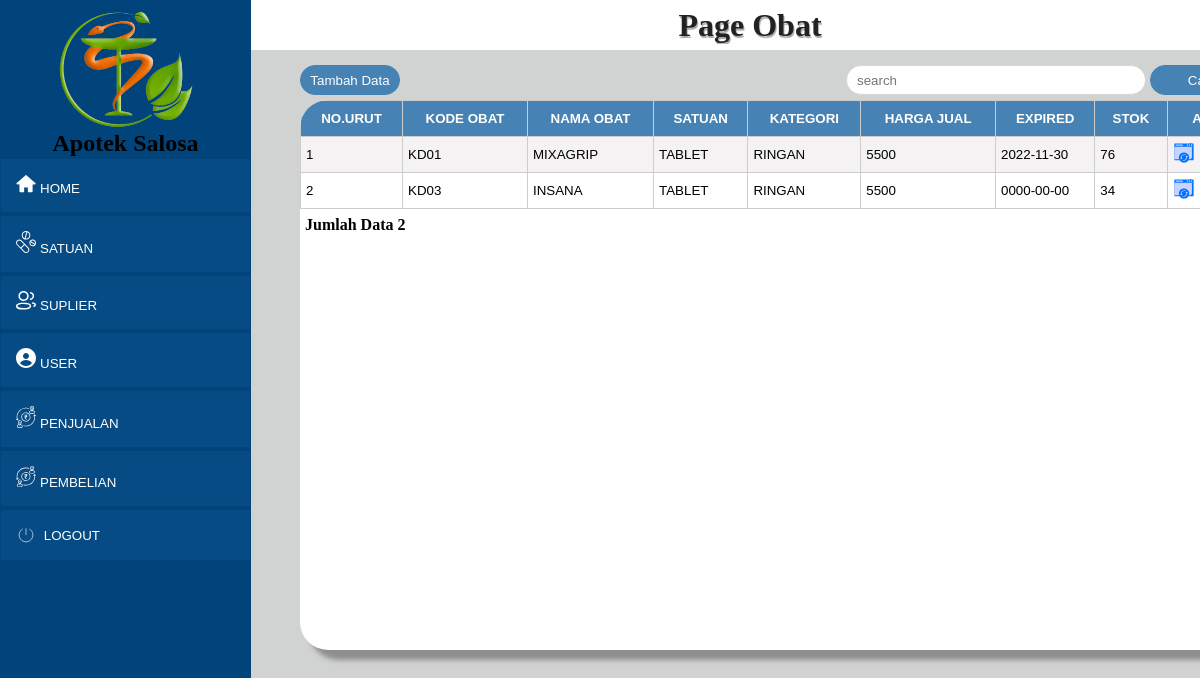
The page /obat/obat.php on the database its author committed.
### tables this page shows
CREATE TABLE `obat` (
  `id_obat` int(11) NOT NULL,
  `kode_obat` varchar(255) NOT NULL,
  `nama_obat` varchar(255) NOT NULL,
  `satuan` varchar(255) NOT NULL,
  `kategori` varchar(255) NOT NULL,
  `harga_beli` int(11) NOT NULL,
  `harga_jual` int(11) NOT NULL,
  `expired` date NOT NULL,
  `stock` int(255) NOT NULL
);

### obat/obat.php (the view, shortened to what this page needs)
<?php
require 'functionobat.php';
$jumlahDataPerHalaman = 5;
$query = mysqli_query($conn, 'SELECT * FROM obat');
$jumlahData = mysqli_num_rows($query);
$halamanAktif = isset($_GET['halaman']) ? $_GET['halaman'] : 1;
$awalData = $jumlahDataPerHalaman * $halamanAktif - $jumlahDataPerHalaman;
if (isset($_POST['cari'])) {
    $keyword = $_POST['keyword'];
    $obat = mysqli_query(
        $conn,
        "SELECT * FROM obat  WHERE
   kode_obat LIKE '%$keyword%' OR
   nama_obat LIKE '%$keyword%'
    "
    );
} else {
    $obat = mysqli_query(
        $conn,
        "SELECT * FROM obat LIMIT $awalData,$jumlahDataPerHalaman "
    );
}
$no = 1;
?>
<!DOCTYPE html>
<html lang="en">
<head>
    <link rel="stylesheet" href="../css/obat.css" >
    <link rel="stylesheet" href="style.css" >
</head>
<body>
    <div class="container-obat">
        <div class="navbar">
            <h2>Page Obat</h2>
        </div>
        <div class="tambah">
            <a href="tambahobat.php">
            <button >Tambah Data</button>
            </a>
            <div class="keyword">
                <form action="" method="post">
            <input class="cari" type="text" name="keyword" autofocus placeholder="search" autocomplete="of">
            <button type="submit" name="cari">Cari</button>
            </form>
            </div>
        </div>
        <div class="content">
      <table border="1" cellspacing="0">
      <tr>
                <th>NO.URUT</th>
                <th>KODE OBAT</th>
                <th>NAMA OBAT</th>
                <th>SATUAN</th>
                <th>KATEGORI</th>
                <th>HARGA JUAL</th>
                <th>EXPIRED</th>
                <th>STOK</th>
                <th colspan="2">AKSI</th>
     </tr>
        <?php while ($row = mysqli_fetch_assoc($obat)): ?>
        <tr>
           <td><?= $no ?></td>
           <td><?= $row['kode_obat'] ?></td>
           <td><?= $row['nama_obat'] ?></td>
           <td><?= $row['satuan'] ?></td>
           <td><?= $row['kategori'] ?></td>
           <td><?= $row['harga_jual'] ?></td>
           <td><?= $row['expired'] ?></td>
           <td><?= $row['stock'] ?></td>
           <td>
            <a href="ubah.php?ubah=<?php echo $row['id_obat']; ?>">
                <img class="edit" src="../image/update.svg" alt="">
            </a>
           </td>
        </tr>
           <?php $no++; ?>
        <?php endwhile; ?>
      </table>
      <div class="content-navigasi">
      <div class="jmldata">
      <p>Jumlah Data <?= $jumlahData ?></p>
      </div>
        </div>
        </div>
    <div class="sidebar">
            <img src="../image/apotek1.png" alt="logo" >
            <h2>Apotek Salosa</h2>
            <div class="home">
                <a href="../home.php">
                <img src="../image/home.png" alt="home"class="img">
                <button type="button">HOME</button>
                </a>
            </div>
            <div class="satuan">
                <a href="../satuan/satuan.php">
                <img src="../image/obatn.svg" alt="satuan" class="img">
                <button type="button">SATUAN</button>
                </a>
            </div>
            <div class="suplier">
                <a href="../suplier/suplier.php">
                <img src="../image/user1.svg" alt="suplier" class="img">
                <button type="button">SUPLIER</button>
                </a>
            </div>
            <div class="user">
                <a href="../user/user.php">
                <img src="../image/user2.svg" alt="user" class="img">
                <button type="button">USER</button>
                </a>
            </div>
            <div class="penjualan">
                <a href="../penjualan/penjualan.php">
                <img src="../image/transaksi.svg" alt="penjualan" class="img">
                <button type="button">PENJUALAN</button>
                </a>
            </div>
            <div class="pembelian">
                <a href="../pembelian/pembelian.php">
                <img src="../image/transaksi.svg" alt="pembelian" class="img">
                <button type="button">PEMBELIAN</button>
                </a>
            </div>
            <div class="logout">
                <img src="../image/logout.svg" alt="logout" class="img">
                <a href="../login.php">
                <button type="button">LOGOUT</button>
            </a>
            </div>
        </div>
    </div>
</body>
</html>

### css/obat.css (style rules this page uses)
* { margin: 0; padding: 0; box-sizing: border-box; overflow: hidden; }
.container-obat { width: 100%; height: 100vh; background-color: rgb(209, 210, 210); }
.container-obat .navbar { width: 100vw; height: 50px; background-color: #fff; padding-left: 300px; display: flex; align-items: center; justify-content: center; }
.navbar h2 { font-size: 32px; color: #222; text-shadow: 1px 2px 1px #a5a5a5; }
.tambah { margin-top: 15px; margin-left: 300px; width: 950px; display: flex; align-items: center; justify-content: space-between; }
.tambah .cari { margin-left: 0; width: 300px; height: 30px; border: 1px solid #dad6d6; padding-left: 10px; }
.tambah button { width: 100px; height: 30px; background-color: steelblue; color: #fff; border: 1px solid steelblue; border-radius: 16px; margin-right: 5px; margin: 0 0 5px 0; }
.container-obat .content { width: 950px; height: 550px; background-color: #fff; margin: 0 20px 100px 300px; box-shadow: 10px 10px 5px #8f8e8e; border-radius: 28px; }
.container-obat .sidebar { width: 251px; height: 100%; background-color: rgb(1, 68, 123); padding: 10px 1px; display: flex; align-items: center; flex-direction: column; position: fixed; top: 0; left: 0; }
.container-obat .sidebar img { width: 150px; }
.container-obat .sidebar .home { width: 100%; padding: 15px 160px 15px 15px; background-color: rgba(13, 82, 139, 0.5); display: flex; justify-content: space-between; align-items: center; cursor: pointer; margin: 2px 0; }
.sidebar .home .img { width: 20px; }
.sidebar .home button { background-color: transparent; border: none; color: white; }
.container-obat .sidebar .satuan { width: 100%; padding: 15px 147px 15px 15px; background-color: rgba(13, 82, 139, 0.5); display: flex; justify-content: space-between; align-items: center; cursor: pointer; margin: 2px 0; }
.sidebar .satuan .img { width: 20px; }
.sidebar .satuan button { background-color: transparent; border: none; color: white; }
.container-obat .sidebar .suplier { width: 100%; padding: 15px 143px 15px 15px; background-color: rgba(13, 82, 139, 0.5); display: flex; justify-content: space-between; align-items: center; cursor: pointer; margin: 2px 0; }
.sidebar .suplier .img { width: 20px; }
.sidebar .suplier button { background-color: transparent; border: none; color: white; }
.container-obat .sidebar .user { width: 100%; padding: 15px 162px 15px 15px; background-color: rgba(13, 82, 139, 0.5); display: flex; justify-content: space-between; align-items: center; cursor: pointer; margin: 2px 0; }
.sidebar .user .img { width: 20px; }
.sidebar .user button { background-color: transparent; border: none; color: white; }
.container-obat .sidebar .penjualan { width: 100%; padding: 15px 126px 15px 15px; background-color: rgba(13, 82, 139, 0.5); display: flex; justify-content: space-between; align-items: center; cursor: pointer; margin: 2px 0; }
.sidebar .penjualan .img { width: 20px; }
.sidebar .penjualan button { background-color: transparent; border: none; color: white; }
.container-obat .sidebar .pembelian { width: 100%; padding: 15px 126px 15px 15px; background-color: rgba(13, 82, 139, 0.5); display: flex; justify-content: space-between; align-items: center; cursor: pointer; margin: 2px 0; }
.sidebar .pembelian .img { width: 20px; }
.sidebar .pembelian button { background-color: transparent; border: none; color: white; }
.container-obat .sidebar .logout { width: 100%; padding: 15px 150px 15px 15px; background-color: rgba(13, 82, 139, 0.5); display: flex; justify-content: space-between; align-items: center; cursor: pointer; margin: 2px 0; }
.sidebar .logout .img { width: 20px; }
.sidebar .logout button { background-color: transparent; border: none; color: white; }
table { border-collapse: collapse; font-size: 10pt; border: 1px solid #cccccc; font-family: Arial, Helvetica, sans-serif; width: 100%; }
tr:nth-child(even) { background-color: #f4f2f2; }
td { padding: 5px; height: 25px; }
th { padding: 10px; color: #fff; background-color: steelblue; }
.edit { width: 22px; }
.cari { margin-left: 250px; width: 500px; height: 50px; border-radius: 16px; }
a { text-decoration: none; }
.content-navigasi { padding: 5px 5px; display: flex; justify-content: space-between; align-items: center; }
.jmldata p { font-weight: bold; }

### rows shown on the page
obat: kode_obat "KD01", nama_obat "MIXAGRIP", satuan "TABLET", kategori "RINGAN", harga_jual "5500", expired "2022-11-30", stock "76"
obat: kode_obat "KD03", nama_obat "INSANA", satuan "TABLET", kategori "RINGAN", harga_jual "5500", expired "0000-00-00", stock "34"

### other values the page prints
$jumlahData "2"
